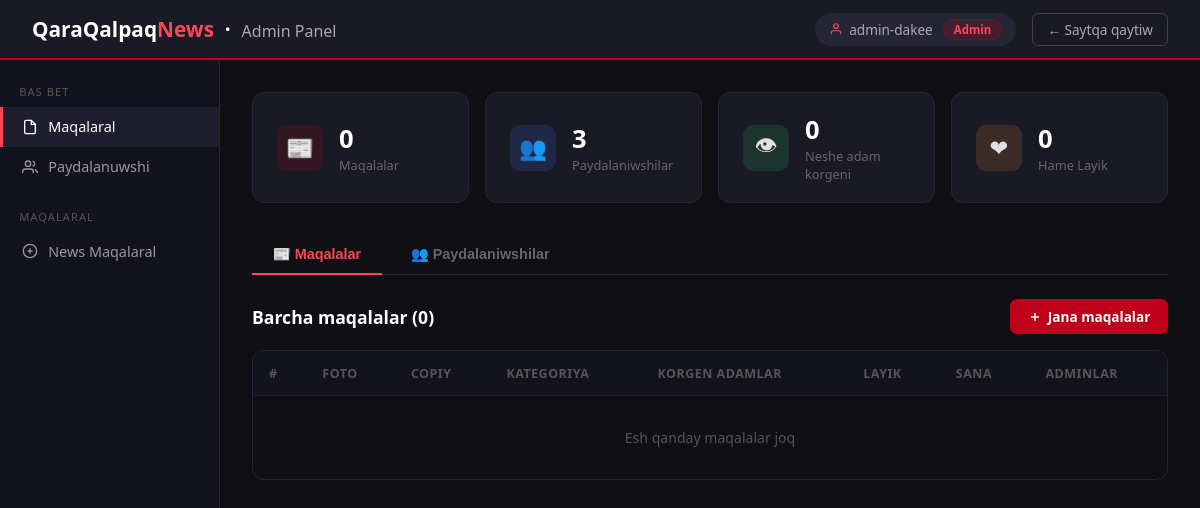
/admin-panel/ (signed in), run on an earlier commit of the app's database.
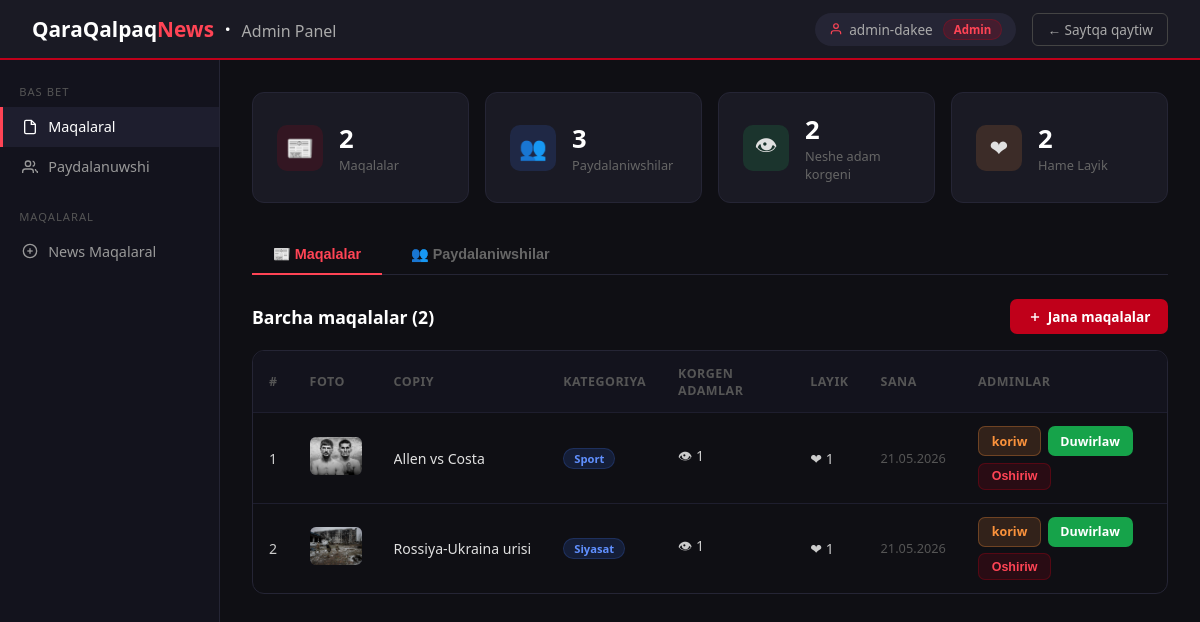
And on a later commit of the database.
### main/models.py (models this page shows, shortened)
class Article(models.Model):
    CATEGORY_CHOICES = [
        ('jamisyet', 'Jámiyet'),
        ('siyasat', 'Siyasat'),
        ('ekonomika', 'Ekonomika'),
        ('sport', 'Sport'),
        ('madeniyat', 'Mádeniyat'),
        ('siyahat', 'Siyahat'),
    ]
    title = models.CharField(max_length=300)
    content = models.TextField()
    image = models.ImageField(upload_to='articles/', blank=True, null=True)
    category = models.CharField(max_length=50, choices=CATEGORY_CHOICES, default='jamisyet')
    created_at = models.DateTimeField(auto_now_add=True)
    views = models.PositiveIntegerField(default=0)
    likes = models.ManyToManyField(User, related_name='liked_articles', blank=True)
    class Meta:
        ordering = ['-created_at']
    @property
    def like_count(self):
        return self.likes.count()

### main/views.py (the view)
# urls.py: path('admin-panel/', views.admin_panel, name='admin_panel'),
@user_passes_test(is_admin, login_url='/login/')
def admin_panel(request):
    articles = Article.objects.all().order_by('-created_at')
    users = User.objects.all().order_by('-date_joined')
    total_articles = articles.count()
    total_users = users.count()
    total_views = sum(a.views for a in articles)
    total_likes = sum(a.like_count for a in articles)
    return render(request, 'admin/panel.html', {
        'articles': articles,
        'users': users,
        'total_articles': total_articles,
        'total_users': total_users,
        'total_views': total_views,
        'total_likes': total_likes,
    })

### main/views.py (called while the page is built)
def is_admin(user):
    return user.is_authenticated and user.is_staff

### templates/admin/panel.html (shortened to what the changed rows need)
{% load static %}
<!DOCTYPE html>
<html lang="kaa">
<head>
</head>
<body>
<div class="layout">
  <main class="main">
    <div class="stats-grid">
      <div class="stat-card">
        <div><div class="stat-val">{{ total_articles }}</div><div class="stat-lbl">Maqalalar</div></div>
      </div>
      <div class="stat-card">
        <div><div class="stat-val">{{ total_views }}</div><div class="stat-lbl">Neshe adam korgeni</div></div>
      </div>
      <div class="stat-card">
        <div><div class="stat-val">{{ total_likes }}</div><div class="stat-lbl">Hame Layik</div></div>
      </div>
    </div>
    <div class="tab-content active" id="content-articles">
      <div class="sec-header">
        <div class="sec-title">Barcha maqalalar ({{ total_articles }})</div>
        <a href="{% url 'admin_article_create' %}" class="btn btn-primary">
          <svg width="14" height="14" viewBox="0 0 24 24" fill="none" stroke="currentColor" stroke-width="2.5">
            <line x1="12" y1="5" x2="12" y2="19"/><line x1="5" y1="12" x2="19" y2="12"/>
          </svg>
          Jana maqalalar
        </a>
      </div>
      <div class="table-wrap">
        <table>
          <thead>
            <tr>
              <th>#</th>
              <th>foto</th>
              <th>copiy</th>
              <th>Kategoriya</th>
              <th>Korgen adamlar</th>
              <th>Layik</th>
              <th>Sana</th>
              <th>Adminlar</th>
            </tr>
          </thead>
          <tbody>
            {% for article in articles %}
            <tr>
              <td>{{ forloop.counter }}</td>
              <td>
                {% if article.image %}
                  <img src="{{ article.image.url }}" class="article-img" alt="">
                {% else %}
                  <div class="article-img" style="display:flex;align-items:center;justify-content:center;color:#444;font-size:.7rem;">No img</div>
                {% endif %}
              </td>
              <td><div class="article-title">{{ article.title }}</div></td>
              <td><span class="badge badge-cat">{{ article.get_category_display }}</span></td>
              <td>👁 {{ article.views }}</td>
              <td>❤ {{ article.like_count }}</td>
              <td style="font-size:.8rem;color:#555;">{{ article.created_at|date:"d.m.Y" }}</td>
              <td>
                <div class="actions">
                  <a href="{% url 'article_detail' article.pk %}" class="btn btn-sm btn-warning" target="_blank">koriw</a>
                  <a href="{% url 'admin_article_edit' article.pk %}" class="btn btn-sm btn-success">Duwirlaw</a>
                  <form method="post" action="{% url 'admin_article_delete' article.pk %}" style="margin:0;" onsubmit="return confirm('Maqalani  o\'shirip taslay jaqsizba?')">
                    <button type="submit" class="btn btn-sm btn-danger">Oshiriw</button>
                  </form>
                </div>
              </td>
            </tr>
            {% empty %}
            <tr><td colspan="8" style="text-align:center;color:#555;padding:2rem;">Esh qanday maqalalar joq</td></tr>
            {% endfor %}
          </tbody>
        </table>
      </div>
    </div>
  </main>
</div>
</body>
</html>

What changed in the data, as far as the page shows it:
added Article: image (picture), title "Allen vs Costa", category "Sport", views "1", like_count "1", created_at "21.05.2026"
added Article: image (picture), title "Rossiya-Ukraina urisi", category "Siyasat", views "1", like_count "1", created_at "21.05.2026"
Also different on the page:
{{ total_articles }}: "0" → "2"
{{ total_views }}: "0" → "2"
{{ total_likes }}: "0" → "2"
text no longer shown: "Esh qanday maqalalar joq"
